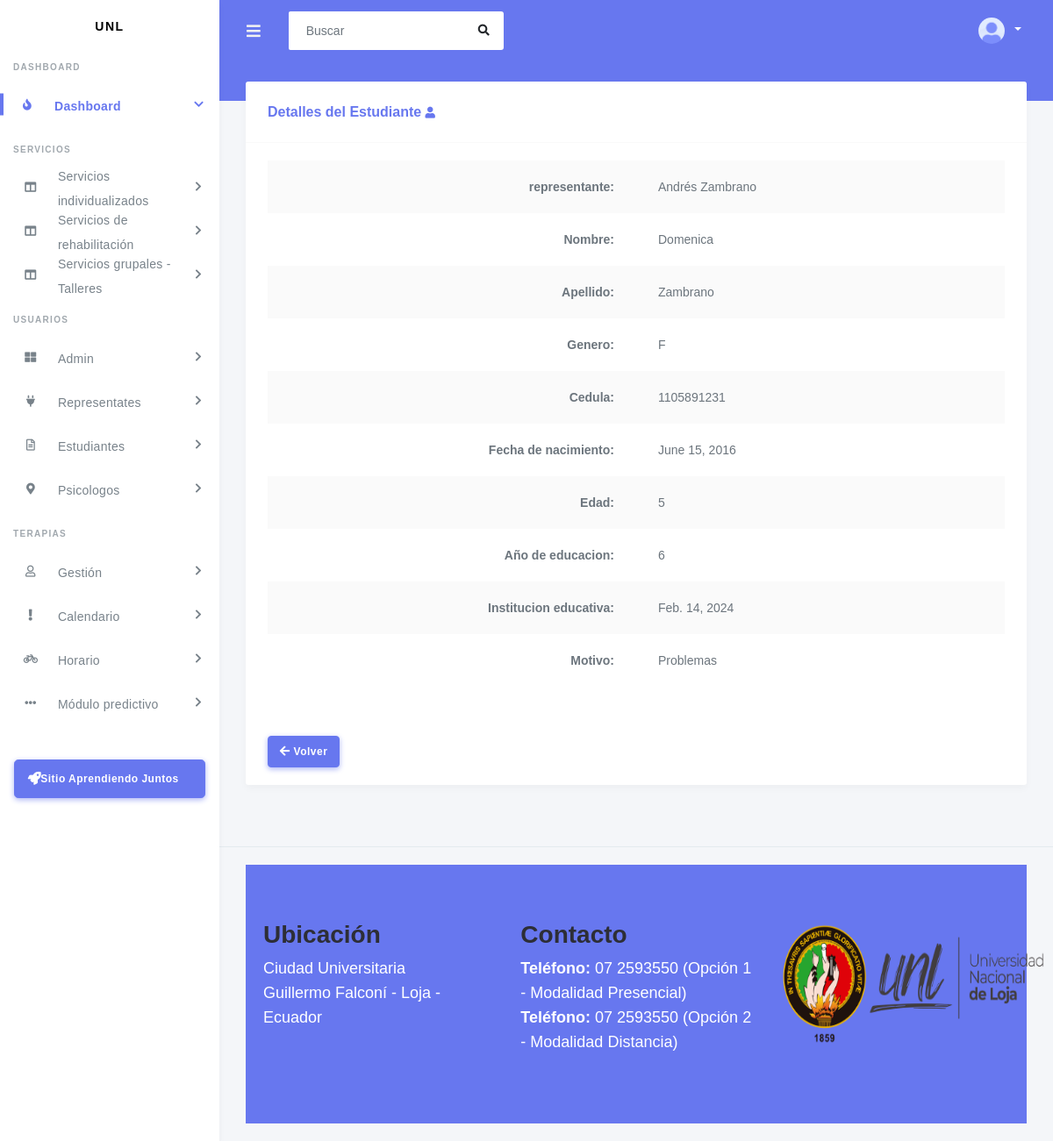
The app's page /verEstudiante/8/ with its own data.
### app/usuarios/usuario/models.py (models this page shows, shortened)
class Estudiante(models.Model):
    representante = models.ForeignKey(Representante, on_delete=models.CASCADE)
    nombre = models.CharField(max_length=100)
    apellido = models.CharField(max_length=100)
    genero = models.CharField(
        max_length=1,
        choices=GENERO_CHOICES,
        default='F'
    )
    cedula = models.CharField(max_length=10)
    fecha_nacimiento = models.DateField()
    edad = models.PositiveIntegerField()
    año_educacion = models.PositiveIntegerField()
    institucion_educativa = models.CharField(max_length=100)
    fecha = models.DateField()
    motivo = models.TextField(max_length=500)
    class Meta:
        permissions = [
            ("can_create_estudiante", "Can create Estudiante"),
        ]

class Representante(models.Model):
    nombre = models.CharField(max_length=100)
    apellido = models.CharField(max_length=100)
    telefono = models.CharField(max_length=7)
    celular = models.CharField(max_length=10)
    email = models.EmailField(unique=True)
    cedula = models.CharField(max_length=10)
    servicios = models.CharField(
        max_length=50,
        choices=SERVICIOS_CHOICES,
        default='Terepia de Lenguaje'
    )
    otra_terapia = models.CharField(max_length=50)
    conocido = models.CharField(max_length=100)
    observacion = models.TextField(max_length=500)
    def nombre_completo(self):
        return '{} {}'.format(self.nombre, self.apellido)
    def __str__(self):
        return self.nombre_completo()
    class Meta:
        permissions = [
            ("can_create_representante", "Can create Representante"),
        ]

### app/usuarios/usuario/views.py (the view)
# urls.py: path('verEstudiante/<int:pk>/', VerEstudianteView.as_view(), name='ver_estudiante'),
class VerEstudianteView(DetailView):
    model = Estudiante
    template_name = 'usuarios/verEstudiante.html'
    context_object_name = 'objects'

### templates/usuarios/verEstudiante.html (shortened to what this page needs)
{% extends 'layout.html' %}
{% load static %}
{% block content %}
<section class="section">
    <div class="section-body">
        <div class="row">
            <div class="col-12">
                <div class="card">
                    <div class="card-header">
                        <h4>Detalles del Estudiante <i class="fas fa-user"></i></h4>
                    </div>
                    <div class="card-body">
                        <div class="table-responsive">
                            <table class="table table-striped">
                                <tr>
                                    <th>representante:</th>
                                    <td>{{ objects.representante }}</td>
                                </tr>
                                <tr>
                                    <th>Nombre:</th>
                                    <td>{{ objects.nombre }}</td>
                                </tr>
                                <tr>
                                    <th>Apellido:</th>
                                    <td>{{ objects.apellido }}</td>
                                </tr>
                                <tr>
                                    <th>Genero:</th>
                                    <td>{{ objects.genero }}</td>
                                </tr>
                                <tr>
                                    <th>Cedula:</th>
                                    <td>{{ objects.cedula }}</td>
                                </tr>
                                <tr>
                                    <th>Fecha de nacimiento:</th>
                                    <td>{{ objects.fecha_nacimiento }}</td>
                                </tr>
                                <tr>
                                    <th>Edad:</th>
                                    <td>{{ objects.edad }}</td>
                                </tr>
                                <tr>
                                    <th>Año de educacion:</th>
                                    <td>{{ objects.año_educacion }}</td>
                                </tr>
                                <tr>
                                    <th>Institucion educativa:</th>
                                    <td>{{ objects.fecha }}</td>
                                </tr>
                                <tr>
                                    <th>Motivo:</th>
                                    <td>{{ objects.motivo }}</td>
                                </tr>
                            </table>
                        </div>
                    </div>
                    <div class="card-footer">
                        <a href="{% url 'listar_estudiantes' %}" class="btn btn-primary"><i class="fas fa-arrow-left"></i> Volver</a>
                    </div>
                </div>
            </div>
        </div>
    </div>
</section>
{% endblock content %}

### templates/usuarios/verEstudiante.html (style rules this page uses)
.card { margin-top: 20px; }
table { width: 100%; }
th { width: 50%; text-align: right; vertical-align: top; }
td { width: 70%; padding-left: 10px; }

### templates/footer.html (style rules this page uses)
body { font-family: Arial, sans-serif; }
.row { display: flex; flex-wrap: wrap; }

### records on screen
Estudiante: representante "Andrés Zambrano", nombre "Domenica", apellido "Zambrano", genero "F", cedula "1105891231", fecha_nacimiento "June 15, 2016", edad "5", año_educacion "6", fecha "Feb. 14, 2024", motivo "Problemas"
